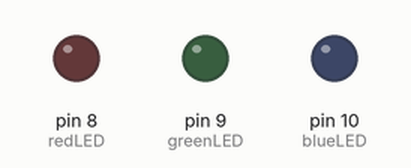
Recording of a sketch running on a simulated Arduino Uno, built with avr-gcc and run on an emulated ATmega328P. On the bench: output pins drawn as LEDs (lit = HIGH).

Above: at 0.5 s.
At 2.42 s:
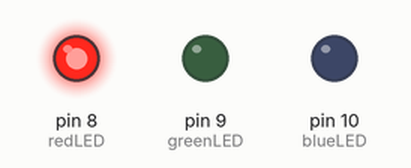
At 12.7 s:
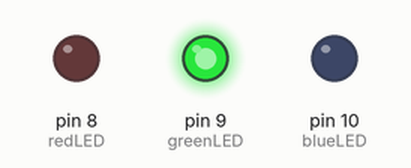
At 31.5 s:
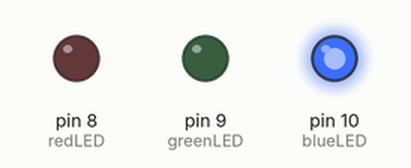
Timing chart, 0 to 44.9 s (numbered marks = the images above):
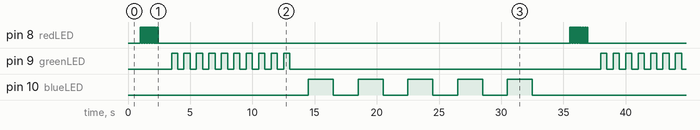

Measured:
- by itself, pin 8 (redLED): repeats every 34.5 s: HIGH 0.05 s, LOW 33.1 s, 14 × (HIGH 0.05 s, LOW 0.05 s)
- by itself, pin 9 (greenLED): repeats every 34.5 s: 9 × (LOW 0.50 s, HIGH 0.50 s), LOW 25.0 s, HIGH 0.50 s
- by itself, pin 10 (blueLED): repeats every 34.5 s: 4 × (LOW 2.0 s, HIGH 2.0 s), LOW 16.5 s, HIGH 2.0 s

The sketch:

06_3_LED_VARIABLE_DELAY.ino
```cpp
// variables are declared before the void setup(){}
int redLED = 8;
int greenLED = 9;
int blueLED = 10;
int redDelay = 50;
int greenDelay = 500;
int blueDelay = 2000;
int midDelay = 1000;

void setup() {
  pinMode(8, OUTPUT);
  pinMode(9, OUTPUT);
  pinMode(10, OUTPUT);
}

void loop() {
  delay(midDelay);
  for(int i = 0; i < 15; i+=1){
    digitalWrite(redLED, HIGH);
    delay(redDelay);
    digitalWrite(redLED, LOW);
    delay(redDelay);
  }
  delay(midDelay);
  for(int i = 0; i < 10; i+=1){
    digitalWrite(greenLED, HIGH);
    delay(greenDelay);
    digitalWrite(greenLED, LOW);
    delay(greenDelay);
  }
  delay(midDelay);
  for(int i = 0; i < 5; i+=1){
    digitalWrite(blueLED, HIGH);
    delay(blueDelay);
    digitalWrite(blueLED, LOW);
    delay(blueDelay);
  }
}
```
